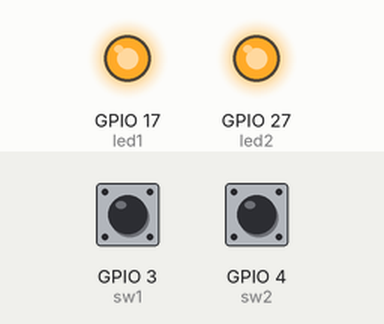
This program was run on a simulated Raspberry Pi (BCM pin numbers). Parts: output pins drawn as LEDs (lit = HIGH). The inputs (shaded band) are chosen by the test bench; at power-on: GPIO 3 (sw1) HIGH, GPIO 4 (sw2) HIGH. What the program prints to the terminal is not drawn.

Above: at 1.2 s.
1.3 s: GPIO 3 (sw1) pulled LOW for 0.15 s
At 1.37 s:
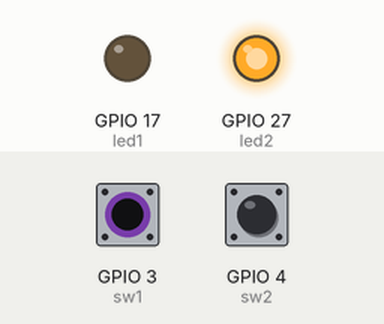
2.9 s: GPIO 4 (sw2) pulled LOW for 0.15 s
At 2.97 s:
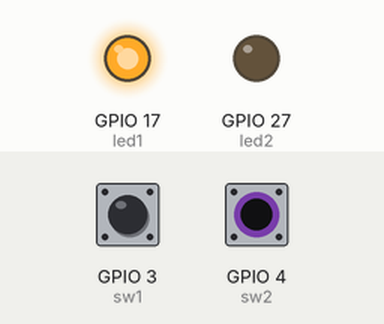
4.5 s: GPIO 4 (sw2) pulled LOW for 3.2 s
At 8.6 s:
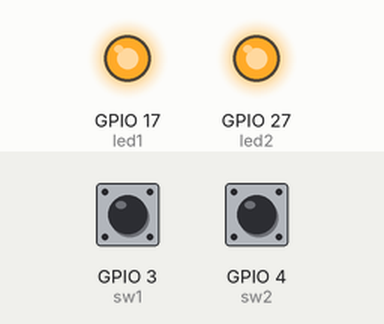
9.2 s: GPIO 3 (sw1) pulled LOW for 3.2 s
At 9.7 s:
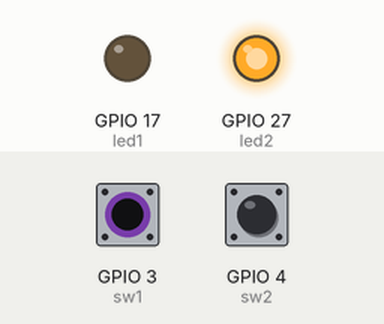
13.9 s: GPIO 3 (sw1) driven LOW and GPIO 4 (sw2) driven LOW
At 14.7 s:
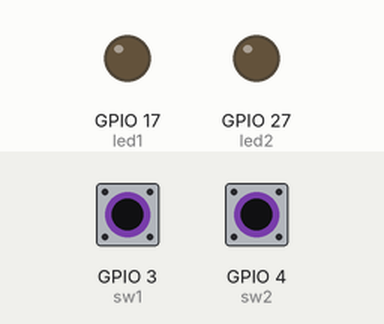
Timing chart, 0 to 16.4 s (numbered marks = the images above; inputs shaded):
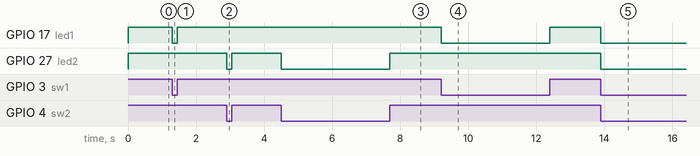

The program:

SW_LED_Module2.py
```python
from time import sleep
import gpiozero

led1 = gpiozero.LED(17)
led2 = gpiozero.LED(27)
sw1 = gpiozero.Button(3)
sw2 = gpiozero.Button(4)

while True :
    if sw1.is_pressed:
        led1.off()
    else :
        led1.on()
        print("Sw1 Pressed")

    if sw2.is_pressed:
        led2.off()
    else:
        led2.on()
        print("Sw2 Pressed")
            
```

Measured:
- after the input at 1.3 s, GPIO 17 (led1): HIGH → LOW at once, → HIGH 0.15 s later
- after the input at 2.9 s, GPIO 27 (led2): HIGH → LOW at once, → HIGH 0.15 s later
- after the input at 4.5 s, GPIO 27 (led2): HIGH → LOW at once, → HIGH 3.2 s later
- after the input at 9.2 s, GPIO 17 (led1): HIGH → LOW at once, → HIGH 3.2 s later
- after the input at 13.9 s, GPIO 17 (led1), GPIO 27 (led2): HIGH → LOW at once
